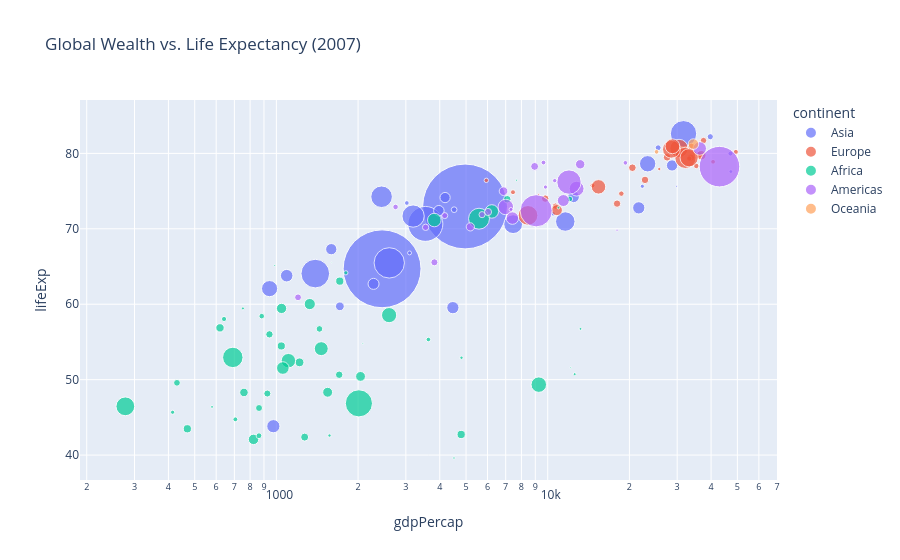

Notebook source saved alongside this figure:
### Code cell
import plotly.express as px
import pandas as pd

# Using built-in Gapminder dataset
df = px.data.gapminder().query("year == 2007")

# Creating an interactive bubble chart
fig = px.scatter(df, x="gdpPercap", y="lifeExp",
                 size="pop", color="continent",
                 hover_name="country", log_x=True, size_max=60,
                 title="Global Wealth vs. Life Expectancy (2007)")

fig.show()

### Figure 1 — Plotly figure (JSON) as saved in the notebook; plotly's stock layout.template omitted (floating-point values rounded to 4 significant figures)
{"data": [{"hovertemplate": "<b>%{hovertext}</b><br><br>continent=Asia<br>gdpPercap=%{x}<br>lifeExp=%{y}<br>pop=%{marker.size}<extra></extra>", "hovertext": ["Afghanistan", "Bahrain", "Bangladesh", "Cambodia", "China", "Hong Kong, China", "India", "Indonesia", "Iran", "Iraq", "Israel", "Japan", "Jordan", "Korea, Dem. Rep.", "Korea, Rep.", "Kuwait", "Lebanon", "Malaysia", "Mongolia", "Myanmar", "Nepal", "Oman", "Pakistan", "Philippines", "Saudi Arabia", "Singapore", "Sri Lanka", "Syria", "Taiwan", "Thailand", "Vietnam", "West Bank and Gaza", "Yemen, Rep."], "legendgroup": "Asia", "marker": {"color": "#636efa", "size": [31889923, 708573, 150448339, 14131858, 1318683096, 6980412, 1110396331, 223547000, 69453570, 27499638, 6426679, 127467972, 6053193, 23301725, 49044790, 2505559, 3921278, 24821286, 2874127, 47761980, 28901790, 3204897, 169270617, 91077287, 27601038, 4553009, 20378239, 19314747, 23174294, 65068149, 85262356, 4018332, 22211743], "sizemode": "area", "sizeref": 366300.0, "symbol": "circle"}, "mode": "markers", "name": "Asia", "orientation": "v", "showlegend": true, "type": "scatter", "x": [974.6, 29800.0, 1391.0, 1714.0, 4959.0, 39720.0, 2452.0, 3541.0, 11610.0, 4471.0, 25520.0, 31660.0, 4519.0, 1593.0, 23350.0, 47310.0, 10460.0, 12450.0, 3096.0, 944, 1091.0, 22320.0, 2606.0, 3190.0, 21650.0, 47140.0, 3970.0, 4185.0, 28720.0, 7458.0, 2442.0, 3025.0, 2281.0], "xaxis": "x", "y": [43.83, 75.64, 64.06, 59.72, 72.96, 82.21, 64.7, 70.65, 70.96, 59.55, 80.75, 82.6, 72.53, 67.3, 78.62, 77.59, 71.99, 74.24, 66.8, 62.07, 63.78, 75.64, 65.48, 71.69, 72.78, 79.97, 72.4, 74.14, 78.4, 70.62, 74.25, 73.42, 62.7], "yaxis": "y"}, {"hovertemplate": "<b>%{hovertext}</b><br><br>continent=Europe<br>gdpPercap=%{x}<br>lifeExp=%{y}<br>pop=%{marker.size}<extra></extra>", "hovertext": ["Albania", "Austria", "Belgium", "Bosnia and Herzegovina", "Bulgaria", "Croatia", "Czech Republic", "Denmark", "Finland", "France", "Germany", "Greece", "Hungary", "Iceland", "Ireland", "Italy", "Montenegro", "Netherlands", "Norway", "Poland", "Portugal", "Romania", "Serbia", "Slovak Republic", "Slovenia", "Spain", "Sweden", "Switzerland", "Turkey", "United Kingdom"], "legendgroup": "Europe", "marker": {"color": "#EF553B", "size": [3600523, 8199783, 10392226, 4552198, 7322858, 4493312, 10228744, 5468120, 5238460, 61083916, 82400996, 10706290, 9956108, 301931, 4109086, 58147733, 684736, 16570613, 4627926, 38518241, 10642836, 22276056, 10150265, 5447502, 2009245, 40448191, 9031088, 7554661, 71158647, 60776238], "sizemode": "area", "sizeref": 366300.0, "symbol": "circle"}, "mode": "markers", "name": "Europe", "orientation": "v", "showlegend": true, "type": "scatter", "x": [5937.0, 36130.0, 33690.0, 7446.0, 10680.0, 14620.0, 22830.0, 35280.0, 33210.0, 30470.0, 32170.0, 27540.0, 18010.0, 36180.0, 40680.0, 28570.0, 9254.0, 36800.0, 49360.0, 15390.0, 20510.0, 10810.0, 9787.0, 18680.0, 25770.0, 28820.0, 33860.0, 37510.0, 8458.0, 33200.0], "xaxis": "x", "y": [76.42, 79.83, 79.44, 74.85, 73.0, 75.75, 76.49, 78.33, 79.31, 80.66, 79.41, 79.48, 73.34, 81.76, 78.89, 80.55, 74.54, 79.76, 80.2, 75.56, 78.1, 72.48, 74.0, 74.66, 77.93, 80.94, 80.88, 81.7, 71.78, 79.42], "yaxis": "y"}, {"hovertemplate": "<b>%{hovertext}</b><br><br>continent=Africa<br>gdpPercap=%{x}<br>lifeExp=%{y}<br>pop=%{marker.size}<extra></extra>", "hovertext": ["Algeria", "Angola", "Benin", "Botswana", "Burkina Faso", "Burundi", "Cameroon", "Central African Republic", "Chad", "Comoros", "Congo, Dem. Rep.", "Congo, Rep.", "Cote d'Ivoire", "Djibouti", "Egypt", "Equatorial Guinea", "Eritrea", "Ethiopia", "Gabon", "Gambia", "Ghana", "Guinea", "Guinea-Bissau", "Kenya", "Lesotho", "Liberia", "Libya", "Madagascar", "Malawi", "Mali", "Mauritania", "Mauritius", "Morocco", "Mozambique", "Namibia", "Niger", "Nigeria", "Reunion", "Rwanda", "Sao Tome and Principe", "Senegal", "Sierra Leone", "Somalia", "South Africa", "Sudan", "Swaziland", "Tanzania", "Togo", "Tunisia", "Uganda", "Zambia", "Zimbabwe"], "legendgroup": "Africa", "marker": {"color": "#00cc96", "size": [33333216, 12420476, 8078314, 1639131, 14326203, 8390505, 17696293, 4369038, 10238807, 710960, 64606759, 3800610, 18013409, 496374, 80264543, 551201, 4906585, 76511887, 1454867, 1688359, 22873338, 9947814, 1472041, 35610177, 2012649, 3193942, 6036914, 19167654, 13327079, 12031795, 3270065, 1250882, 33757175, 19951656, 2055080, 12894865, 135031164, 798094, 8860588, 199579, 12267493, 6144562, 9118773, 43997828, 42292929, 1133066, 38139640, 5701579, 10276158, 29170398, 11746035, 12311143], "sizemode": "area", "sizeref": 366300.0, "symbol": "circle"}, "mode": "markers", "name": "Africa", "orientation": "v", "showlegend": true, "type": "scatter", "x": [6223.0, 4797.0, 1441.0, 12570.0, 1217.0, 430.1, 2042.0, 706.0, 1704.0, 986.1, 277.6, 3633.0, 1545.0, 2082.0, 5581.0, 12150.0, 641.4, 690.8, 13210.0, 752.7, 1328.0, 942.7, 579.2, 1463.0, 1569.0, 414.5, 12060.0, 1045.0, 759.3, 1043.0, 1803.0, 10960.0, 3820.0, 823.7, 4811.0, 619.7, 2014.0, 7670.0, 863.1, 1598.0, 1712.0, 862.5, 926.1, 9270.0, 2602.0, 4513.0, 1107.0, 883.0, 7093.0, 1056.0, 1271.0, 469.7], "xaxis": "x", "y": [72.3, 42.73, 56.73, 50.73, 52.3, 49.58, 50.43, 44.74, 50.65, 65.15, 46.46, 55.32, 48.33, 54.79, 71.34, 51.58, 58.04, 52.95, 56.73, 59.45, 60.02, 56.01, 46.39, 54.11, 42.59, 45.68, 73.95, 59.44, 48.3, 54.47, 64.16, 72.8, 71.16, 42.08, 52.91, 56.87, 46.86, 76.44, 46.24, 65.53, 63.06, 42.57, 48.16, 49.34, 58.56, 39.61, 52.52, 58.42, 73.92, 51.54, 42.38, 43.49], "yaxis": "y"}, {"hovertemplate": "<b>%{hovertext}</b><br><br>continent=Americas<br>gdpPercap=%{x}<br>lifeExp=%{y}<br>pop=%{marker.size}<extra></extra>", "hovertext": ["Argentina", "Bolivia", "Brazil", "Canada", "Chile", "Colombia", "Costa Rica", "Cuba", "Dominican Republic", "Ecuador", "El Salvador", "Guatemala", "Haiti", "Honduras", "Jamaica", "Mexico", "Nicaragua", "Panama", "Paraguay", "Peru", "Puerto Rico", "Trinidad and Tobago", "United States", "Uruguay", "Venezuela"], "legendgroup": "Americas", "marker": {"color": "#ab63fa", "size": [40301927, 9119152, 190010647, 33390141, 16284741, 44227550, 4133884, 11416987, 9319622, 13755680, 6939688, 12572928, 8502814, 7483763, 2780132, 108700891, 5675356, 3242173, 6667147, 28674757, 3942491, 1056608, 301139947, 3447496, 26084662], "sizemode": "area", "sizeref": 366300.0, "symbol": "circle"}, "mode": "markers", "name": "Americas", "orientation": "v", "showlegend": true, "type": "scatter", "x": [12780.0, 3822.0, 9066.0, 36320.0, 13170.0, 7007.0, 9645.0, 8948.0, 6025.0, 6873.0, 5728.0, 5186.0, 1202.0, 3548.0, 7321.0, 11980.0, 2749.0, 9809.0, 4173.0, 7409.0, 19330.0, 18010.0, 42950.0, 10610.0, 11420.0], "xaxis": "x", "y": [75.32, 65.55, 72.39, 80.65, 78.55, 72.89, 78.78, 78.27, 72.23, 74.99, 71.88, 70.26, 60.92, 70.2, 72.57, 76.19, 72.9, 75.54, 71.75, 71.42, 78.75, 69.82, 78.24, 76.38, 73.75], "yaxis": "y"}, {"hovertemplate": "<b>%{hovertext}</b><br><br>continent=Oceania<br>gdpPercap=%{x}<br>lifeExp=%{y}<br>pop=%{marker.size}<extra></extra>", "hovertext": ["Australia", "New Zealand"], "legendgroup": "Oceania", "marker": {"color": "#FFA15A", "size": [20434176, 4115771], "sizemode": "area", "sizeref": 366300.0, "symbol": "circle"}, "mode": "markers", "name": "Oceania", "orientation": "v", "showlegend": true, "type": "scatter", "x": [34440.0, 25190.0], "xaxis": "x", "y": [81.23, 80.2], "yaxis": "y"}], "layout": {"autosize": true, "legend": {"itemsizing": "constant", "title": {"text": "continent"}, "tracegroupgap": 0}, "title": {"text": "Global Wealth vs. Life Expectancy (2007)"}, "xaxis": {"anchor": "y", "autorange": true, "domain": [0, 1], "range": [2.286, 4.829], "title": {"text": "gdpPercap"}, "type": "log"}, "yaxis": {"anchor": "x", "autorange": true, "domain": [0, 1], "range": [36.03, 89.83], "title": {"text": "lifeExp"}, "type": "linear"}}}
